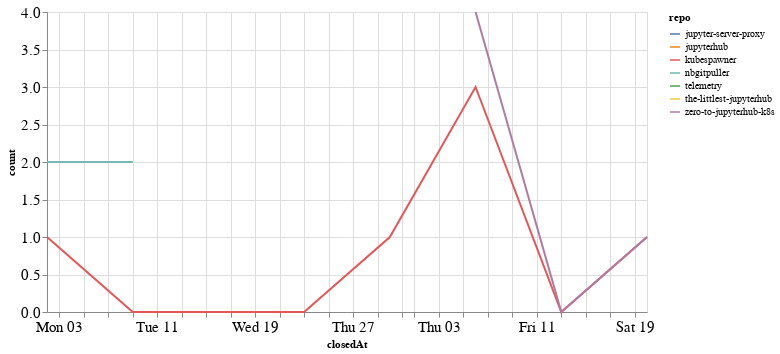

Source (notebook cell):
### Code cell
closed_by_time = closed_by.groupby('repo').resample('W', on='closedAt').count()['author'].reset_index()
closed_by_time = closed_by_time.rename(columns={'author': 'count'})

alt.Chart(closed_by_time, width=600).mark_line().encode(
    x='closedAt',
    y='count',
    color='repo',
    tooltip="repo"
)

### Figure 1 — Vega-Lite specification as saved in the notebook (floating-point values rounded to 4 significant figures)
{"config": {"axisLeft": {"labelFontSize": 15}, "axisBottom": {"labelFontSize": 15}}, "data": {"name": "data-5814e1919e70f65dc81dd871ed6369b6"}, "mark": "line", "encoding": {"color": {"type": "nominal", "field": "repo"}, "tooltip": {"type": "nominal", "field": "repo"}, "x": {"type": "temporal", "field": "closedAt"}, "y": {"type": "quantitative", "field": "count"}}, "width": 600, "$schema": "https://vega.github.io/schema/vega-lite/v4.8.1.json", "datasets": {"data-5814e1919e70f65dc81dd871ed6369b6": [{"repo": "jupyter-server-proxy", "closedAt": "2020-09-20T00:00:00", "count": 2}, {"repo": "jupyterhub", "closedAt": "2020-09-20T00:00:00", "count": 1}, {"repo": "kubespawner", "closedAt": "2020-08-02T00:00:00", "count": 1}, {"repo": "kubespawner", "closedAt": "2020-08-09T00:00:00", "count": 0}, {"repo": "kubespawner", "closedAt": "2020-08-16T00:00:00", "count": 0}, {"repo": "kubespawner", "closedAt": "2020-08-23T00:00:00", "count": 0}, {"repo": "kubespawner", "closedAt": "2020-08-30T00:00:00", "count": 1}, {"repo": "kubespawner", "closedAt": "2020-09-06T00:00:00", "count": 3}, {"repo": "kubespawner", "closedAt": "2020-09-13T00:00:00", "count": 0}, {"repo": "kubespawner", "closedAt": "2020-09-20T00:00:00", "count": 1}, {"repo": "nbgitpuller", "closedAt": "2020-08-02T00:00:00", "count": 2}, {"repo": "nbgitpuller", "closedAt": "2020-08-09T00:00:00", "count": 2}, {"repo": "telemetry", "closedAt": "2020-08-30T00:00:00", "count": 1}, {"repo": "the-littlest-jupyterhub", "closedAt": "2020-09-20T00:00:00", "count": 1}, {"repo": "zero-to-jupyterhub-k8s", "closedAt": "2020-09-06T00:00:00", "count": 4}, {"repo": "zero-to-jupyterhub-k8s", "closedAt": "2020-09-13T00:00:00", "count": 0}, {"repo": "zero-to-jupyterhub-k8s", "closedAt": "2020-09-20T00:00:00", "count": 1}]}}
